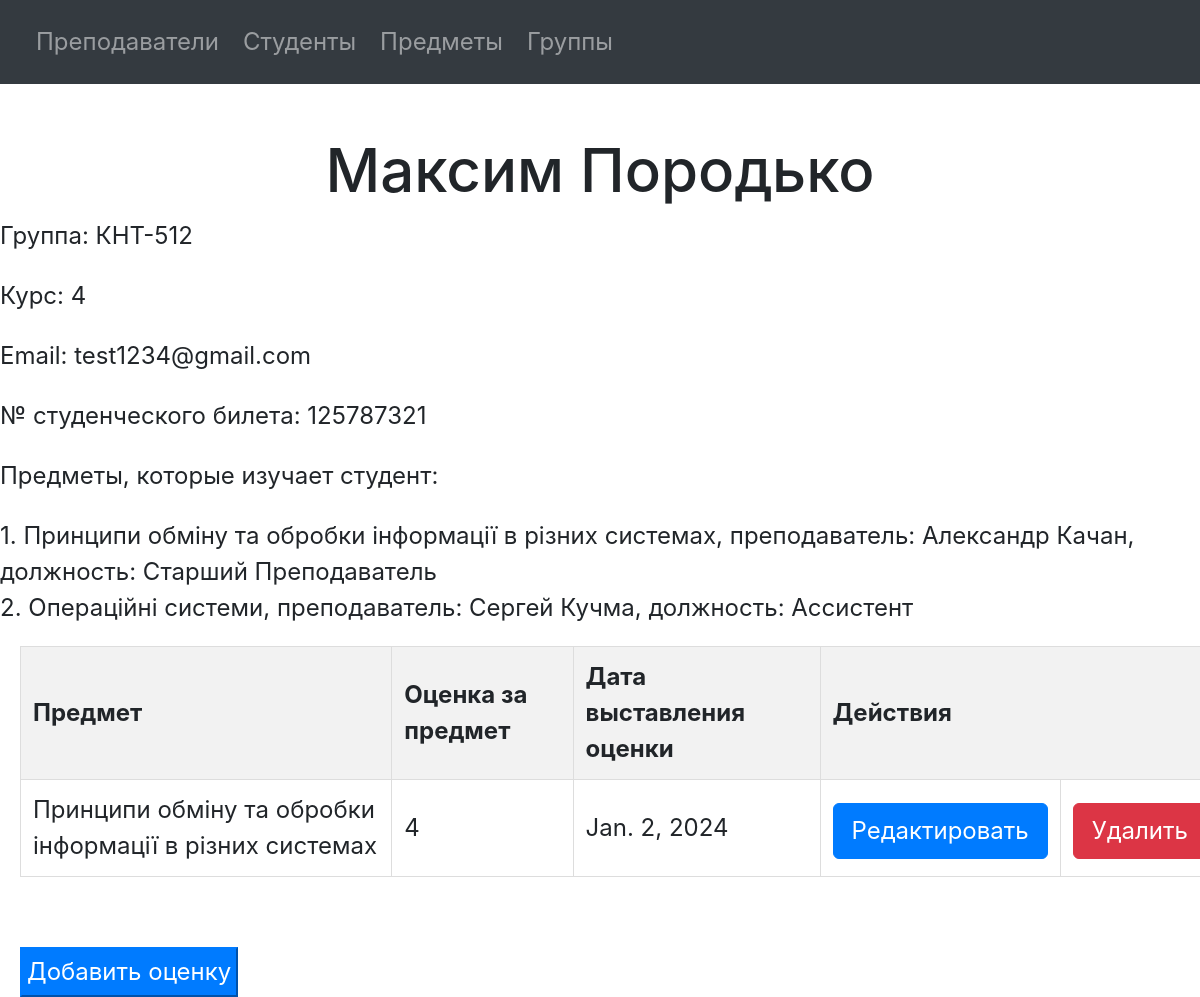
The page /student/5/ on the database its author committed.
### university/models.py (models this page shows, shortened)
class Student(models.Model):
    first_name = models.CharField(max_length=20, verbose_name="Имя")
    last_name = models.CharField(max_length=20, verbose_name="Фамилия")
    ticket_number = models.CharField(max_length=15, verbose_name="№ студенческого билета")
    email = models.EmailField(max_length=30, verbose_name="Email студента")
    group = models.ForeignKey(to=Group, related_name="students", on_delete=models.CASCADE, verbose_name="Группа")
    class Meta:
        verbose_name = "Студент"
        verbose_name_plural = "Студенты"
    def __str__(self):
        return f'{self.first_name} {self.last_name}'

class Group(models.Model):
    title = models.CharField(max_length=10, verbose_name="Название группы")
    course = models.IntegerField(choices=COURSE_CHOICES, verbose_name="Курс обучения")
    class Meta:
        verbose_name = "Группа"
        verbose_name_plural = "Группы"

class Subject(models.Model):
    title = models.CharField(max_length=80, verbose_name="Название предмета")
    group = models.ForeignKey(to=Group, related_name="subjects", on_delete=models.CASCADE, verbose_name="Группа")
    teacher = models.ForeignKey(to=Teacher, on_delete=models.CASCADE,
                                verbose_name="Преподаватель, который ведет предмет")
    class Meta:
        verbose_name = "Предмет"
        verbose_name_plural = "Предметы"
    def __str__(self):
        return f'{self.title}, преподаватель: {self.teacher}'

class Teacher(models.Model):
    first_name = models.CharField(max_length=20, verbose_name="Имя")
    last_name = models.CharField(max_length=20, verbose_name="Фамилия")
    email = models.EmailField(max_length=30, verbose_name="Email преподавателя")
    job_position = models.CharField(max_length=40, choices=JOB_POSITION_CHOICES, verbose_name="Должность")
    class Meta:
        verbose_name = "Преподаватель"
        verbose_name_plural = "Преподаватели"
    def __str__(self):
        return f'{self.first_name} {self.last_name}, должность: {self.job_position}'

class Grade(models.Model):
    student = models.ForeignKey(to=Student, on_delete=models.CASCADE, verbose_name="Студент")
    subject = models.ForeignKey(to=Subject, on_delete=models.CASCADE, verbose_name="Предмет")
    grade = models.PositiveIntegerField(choices=GRADE_CHOICES, verbose_name="Оценка")
    graduating_date = models.DateField(verbose_name="Дата выставления оценки")
    class Meta:
        verbose_name = "Оценка"
        verbose_name_plural = "Оценки"

### university/views.py (the view)
# urls.py: path('student/<int:student_id>/', view_student, name='view_student'),
def view_student(request, student_id):
    student = Student.objects.get(id=student_id)
    context = {
        'student': student,
        'student_grades': Grade.objects.filter(student=student),
    }
    return render(request, "student/view_student.html", context)

### templates/student/view_student.html (shortened to what this page needs)
{% include "navigation.html" %}
<!DOCTYPE html>
<html lang="en">
<head>
</head>
<body>
<h1>{{ student.first_name }} {{ student.last_name }}</h1>
<p>Группа: {{ student.group.title }}</p>
<p>Курс: {{ student.group.course }}</p>
<p>Email: {{ student.email }}</p>
<p>№ студенческого билета: {{ student.ticket_number }}</p>
{% if student.group.subjects.count > 0 %}
    <p>Предметы, которые изучает студент:</p>
    {% for subject in student.group.subjects.all %}
        {{ forloop.counter }}. {{ subject }}<br>
    {% endfor %}
{% endif %}
{% if student.group.subjects.count > 0 %}
    <table border="1px solid black">
        <thead>
        <tr>
            <th>Предмет</th>
            <th>Оценка за предмет</th>
            <th>Дата выставления оценки</th>
            <th colspan="2">Действия</th>
        </tr>
        </thead>
        <tbody>
        {% for grade in student_grades %}
            <tr>
                <td>{{ grade.subject.title }}</td>
                <td>{{ grade.grade }}</td>
                <td>{{ grade.graduating_date }}</td>
                <td>
                    <form action="/grade/{{ grade.id }}/edit">
                        <button class="btn btn-primary">Редактировать</button>
                    </form>
                </td>
                <td>
                    <form action="/grade/{{ grade.id }}/delete">
                        <button class="btn btn-danger">Удалить</button>
                    </form>
            </tr>
        {% endfor %}
        </tbody>
    </table>
{% endif %}
<form action="/grade/{{ student.id }}/add" style="margin-top: 50px; margin-left: 10px">
    <button type="submit" class="btn-primary btn-submit">Добавить оценку</button>
</form>
</body>
</html>

### university/static/style.css (style rules this page uses)
* { font-size: 24px; }
.btn-submit { margin-top: 20px; margin-left: 10px; }
h1 { margin-top: 50px; text-align: center; }
table { width: 100%; max-width: 1600px; border-collapse: collapse; margin: 20px; background-color: #fff; }
th, td { border: 1px solid #ddd; padding: 12px; text-align: left; }
th { background-color: #f2f2f2; }
button { margin-top: 5px; padding: 5px; }

### rows shown on the page
Student: first_name "Максим", last_name "Породько", group "КНТ-512", group.course "4", email "test1234@gmail.com", ticket_number "125787321"
Subject: title+teacher "Принципи обміну та обробки інформації в різних системах, преподаватель: Александр Качан, должность: Старший Преподаватель"
Subject: title+teacher "Операційні системи, преподаватель: Сергей Кучма, должность: Ассистент"
Grade: subject "Принципи обміну та обробки інформації в різних системах", grade "4", graduating_date "Jan. 2, 2024"
